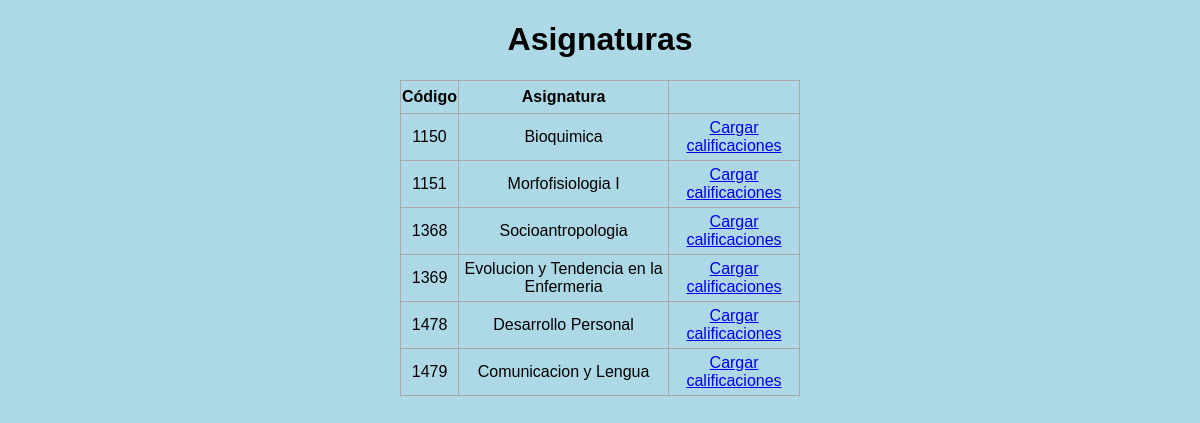
Page /asignaturas_notas on the committed database.
### inscripcion.py (models this page shows, shortened)
class Asignatura(db.Model):
    cod_asig = db.Column(db.Integer, primary_key=True)
    nombre = db.Column(db.String(200), nullable=False)
    unidad_creditos = db.Column(db.Integer)

### inscripcion.py (the view)
@app.route('/asignaturas_notas', methods=['GET', 'POST'])
def listar_asignaturas():
    if request.method == 'POST':
        pass
    else:
        asignaturas = Asignatura.query.all()
        return render_template('asignaturas_notas.html', asignaturas=asignaturas)

### templates/asignaturas_notas.html (shortened to what this page needs)
{% extends 'base.html' %}
{% block body %}
<div class="content">
    <h1 style="text-align: center">Asignaturas</h1>
    {% if asignaturas|length < 1 %}
    <h4 style="text-align: center">No hay asignaturas registradas aún!</h4>
    {% else %}
    <table>
        <tr>
            <th>Código</th>
            <th>Asignatura</th>
        </tr>
        {% for asignatura in asignaturas %}
        <tr>
            <td>{{ asignatura.cod_asig }}</td>
            <td>{{ asignatura.nombre }}</td>
            <td>
                <a href="/estudiantes_notas/{{asignatura.cod_asig}}">Cargar calificaciones</a>
            </td>
        </tr>
        {% endfor %}
    </table>
    {% endif %}
</div>
{% endblock %}

### static/css/main.css (style rules this page uses)
body, html { margin: 0; font-family: sans-serif; background-color: lightblue; }
.content { margin: 0 auto; width: 400px; }
table, td, th { border: 1px solid #aaa; }
table { border-collapse: collapse; width: 100%; }
th { height: 30px; }
td { text-align: center; padding: 5px; }

### rows in the picture
Asignatura: cod_asig "1150", nombre "Bioquimica"
Asignatura: cod_asig "1151", nombre "Morfofisiologia I"
Asignatura: cod_asig "1368", nombre "Socioantropologia"
Asignatura: cod_asig "1369", nombre "Evolucion y Tendencia en la Enfermeria"
Asignatura: cod_asig "1478", nombre "Desarrollo Personal"
Asignatura: cod_asig "1479", nombre "Comunicacion y Lengua"
